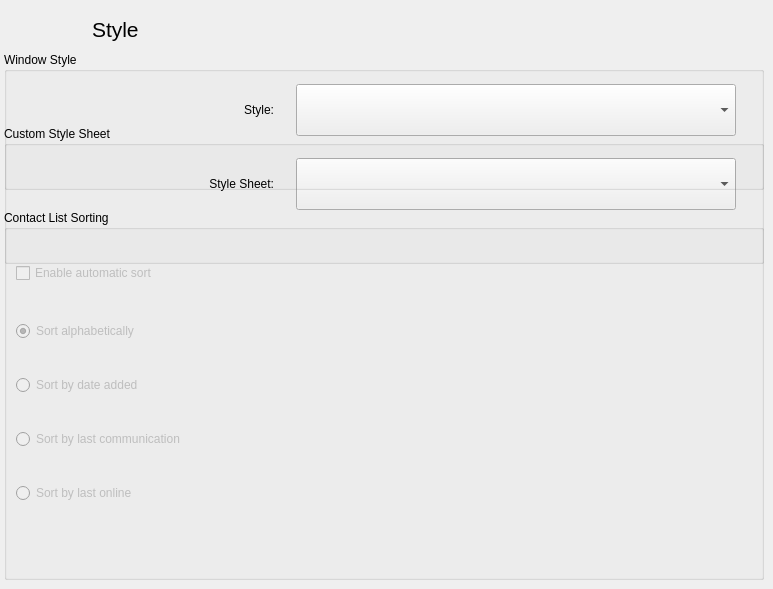
    <widget class="QWidget" name="style_Page">

     <widget class="QGroupBox" name="CustomStyle">

      <property name="geometry">

       <rect>

        <x>4</x>

        <y>126</y>

<width>760</width>
<height>138</height>
       </rect>

      </property>

      <property name="minimumSize">

       <size>

<width>760</width>
<height>138</height>
       </size>

      </property>

      <property name="maximumSize">

       <size>

<width>760</width>
<height>138</height>
       </size>

      </property>

      <property name="sizeIncrement">

       <size>

<width>0</width>
<height>0</height>
       </size>

      </property>

      <property name="title">

       <string>Custom Style Sheet</string>

      </property>

      <widget class="QWidget" name="layoutWidget">

       <property name="geometry">

        <rect>

         <x>10</x>

         <y>30</y>

<width>722</width>
<height>56</height>
        </rect>

       </property>

       <layout class="QGridLayout" name="gridLayout_24">

        <item row="0" column="0">

         <widget class="QLabel" name="label_8">

          <property name="sizePolicy">

           <sizepolicy hsizetype="Fixed" vsizetype="Fixed">

            <horstretch>0</horstretch>

            <verstretch>0</verstretch>

           </sizepolicy>

          </property>

          <property name="maximumSize">

           <size>

<width>260</width>
<height>184</height>
           </size>

          </property>

          <property name="baseSize">

           <size>

<width>240</width>
<height>184</height>
           </size>

          </property>

          <property name="text">

           <string>Style Sheet:</string>

          </property>

          <property name="alignment">

           <set>Qt::AlignRight|Qt::AlignTrailing|Qt::AlignVCenter</set>

          </property>

         </widget>

        </item>

        <item row="0" column="1" alignment="Qt::AlignRight">

         <widget class="QComboBox" name="styleSheetCombo">

          <property name="enabled">

           <bool>true</bool>

          </property>

          <property name="minimumSize">

           <size>

<width>440</width>
<height>52</height>
           </size>

          </property>

          <property name="maximumSize">

           <size>

<width>440</width>
<height>52</height>
           </size>

          </property>

          <property name="font">

           <font>

            <pointsize>9</pointsize>

            <weight>50</weight>

            <bold>false</bold>

           </font>

          </property>

          <property name="autoFillBackground">

           <bool>false</bool>

          </property>

          <property name="iconSize">

           <size>

<width>400</width>
<height>184</height>
           </size>

          </property>

          <property name="frame">

           <bool>true</bool>

          </property>

         </widget>

        </item>

       </layout>

      </widget>

     </widget>

     <widget class="QGroupBox" name="WindowStyle">

      <property name="geometry">

       <rect>

        <x>4</x>

        <y>52</y>

<width>760</width>
<height>138</height>
       </rect>

      </property>

      <property name="minimumSize">

       <size>

<width>760</width>
<height>138</height>
       </size>

      </property>

      <property name="maximumSize">

       <size>

<width>760</width>
<height>138</height>
       </size>

      </property>

      <property name="title">

       <string>Window Style</string>

      </property>

      <widget class="QWidget" name="layoutWidget">

       <property name="geometry">

        <rect>

         <x>10</x>

         <y>30</y>

<width>722</width>
<height>56</height>
        </rect>

       </property>

       <layout class="QGridLayout" name="gridLayout_25">

        <item row="0" column="0">

         <widget class="QLabel" name="label_7">

          <property name="sizePolicy">

           <sizepolicy hsizetype="Fixed" vsizetype="Fixed">

            <horstretch>0</horstretch>

            <verstretch>0</verstretch>

           </sizepolicy>

          </property>

          <property name="maximumSize">

           <size>

<width>260</width>
<height>184</height>
           </size>

          </property>

          <property name="baseSize">

           <size>

<width>240</width>
<height>184</height>
           </size>

          </property>

          <property name="text">

           <string>Style:</string>

          </property>

          <property name="alignment">

           <set>Qt::AlignRight|Qt::AlignTrailing|Qt::AlignVCenter</set>

          </property>

         </widget>

        </item>

        <item row="0" column="1" alignment="Qt::AlignRight">

         <widget class="QComboBox" name="styleCombo">

          <property name="enabled">

           <bool>true</bool>

          </property>

          <property name="sizePolicy">

           <sizepolicy hsizetype="Fixed" vsizetype="Fixed">

            <horstretch>0</horstretch>

            <verstretch>0</verstretch>

           </sizepolicy>

          </property>

          <property name="minimumSize">

           <size>

<width>440</width>
<height>52</height>
           </size>

          </property>

          <property name="maximumSize">

           <size>

<width>440</width>
<height>52</height>
           </size>

          </property>

          <property name="baseSize">

           <size>

<width>400</width>
<height>184</height>
           </size>

          </property>

          <property name="frame">

           <bool>true</bool>

          </property>

         </widget>

        </item>

       </layout>

      </widget>

     </widget>

     <widget class="QWidget" name="layoutWidget_17">

      <property name="geometry">

       <rect>

        <x>4</x>

        <y>0</y>

<width>172</width>
<height>60</height>
       </rect>

      </property>

      <layout class="QGridLayout" name="Style">

       <property name="horizontalSpacing">

        <number>3</number>

       </property>

       <item row="0" column="1" alignment="Qt::AlignLeft">

        <widget class="QLabel" name="label_30">

         <property name="minimumSize">

          <size>

<width>0</width>
<height>56</height>
          </size>

         </property>

         <property name="maximumSize">

          <size>

<width>33554430</width>
<height>56</height>
          </size>

         </property>

         <property name="font">

          <font>

           <pointsize>16</pointsize>

           <weight>75</weight>

           <bold>true</bold>

          </font>

         </property>

         <property name="text">

          <string>&lt;!DOCTYPE HTML PUBLIC &quot;-//W3C//DTD HTML 4.0//EN&quot; &quot;http://www.w3.org/TR/REC-html40/strict.dtd&quot;&gt;

&lt;html&gt;&lt;head&gt;&lt;meta name=&quot;qrichtext&quot; content=&quot;1&quot; /&gt;&lt;style type=&quot;text/css&quot;&gt;

p, li { white-space: pre-wrap; }

&lt;/style&gt;&lt;/head&gt;&lt;body style=&quot; font-family:'Open Sans Semi-Bold'; font-size:16pt; font-weight:600; font-style:normal;&quot;&gt;

&lt;p style=&quot; margin-top:12px; margin-bottom:12px; margin-left:0px; margin-right:0px; -qt-block-indent:0; text-indent:0px;&quot;&gt;&lt;span style=&quot; font-family:'Sans Serif'; font-weight:400;&quot;&gt;Style&lt;/span&gt;&lt;/p&gt;&lt;/body&gt;&lt;/html&gt;</string>

         </property>

        </widget>

       </item>

       <item row="0" column="0" alignment="Qt::AlignLeft|Qt::AlignVCenter">

        <widget class="QLabel" name="label_29">

         <property name="minimumSize">

          <size>

<width>56</width>
<height>56</height>
          </size>

         </property>

         <property name="maximumSize">

          <size>

<width>56</width>
<height>56</height>
          </size>

         </property>

         <property name="sizeIncrement">

          <size>

<width>0</width>
<height>0</height>
          </size>

         </property>

         <property name="baseSize">

          <size>

<width>56</width>
<height>56</height>
          </size>

         </property>

         <property name="pixmap">

          <pixmap resource="resourcen.qrc">:/icons/theme.svg</pixmap>

         </property>

         <property name="scaledContents">

          <bool>true</bool>

         </property>

        </widget>

       </item>

      </layout>

     </widget>

     <widget class="QGroupBox" name="ContactSort">

      <property name="geometry">

       <rect>

        <x>4</x>

        <y>210</y>

<width>760</width>
<height>370</height>
       </rect>

      </property>

      <property name="title">

       <string>Contact List Sorting</string>

      </property>

      <widget class="QWidget" name="layoutWidget">

       <property name="geometry">

        <rect>

         <x>12</x>

         <y>31</y>

<width>386</width>
<height>284</height>
        </rect>

       </property>

       <layout class="QGridLayout" name="gridLayout_3">

        <item row="0" column="0">

         <widget class="QCheckBox" name="checkBox_5">

          <property name="enabled">

           <bool>false</bool>

          </property>

          <property name="minimumSize">

           <size>

<width>0</width>
<height>48</height>
           </size>

          </property>

          <property name="maximumSize">

           <size>

<width>33554430</width>
<height>48</height>
           </size>

          </property>

          <property name="text">

           <string>Enable automatic sort</string>

          </property>

          <property name="checked">

           <bool>false</bool>

          </property>

         </widget>

        </item>

        <item row="1" column="0">

         <widget class="QRadioButton" name="radioButton_2">

          <property name="enabled">

           <bool>false</bool>

          </property>

          <property name="minimumSize">

           <size>

<width>0</width>
<height>40</height>
           </size>

          </property>

          <property name="maximumSize">

           <size>

<width>33554430</width>
<height>40</height>
           </size>

          </property>

          <property name="text">

           <string>Sort alphabetically</string>

          </property>

          <property name="checked">

           <bool>true</bool>

          </property>

         </widget>

        </item>

        <item row="2" column="0">

         <widget class="QRadioButton" name="radioButton_3">

          <property name="enabled">

           <bool>false</bool>

          </property>

          <property name="minimumSize">

           <size>

<width>0</width>
<height>40</height>
           </size>

          </property>

          <property name="maximumSize">

           <size>

<width>33554430</width>
<height>40</height>
           </size>

          </property>

          <property name="text">

           <string>Sort by date added</string>

          </property>

          <property name="checked">

           <bool>false</bool>

          </property>

         </widget>

        </item>

        <item row="3" column="0">

         <widget class="QRadioButton" name="radioButton_4">

          <property name="enabled">

           <bool>false</bool>

          </property>

          <property name="minimumSize">

           <size>

<width>0</width>
<height>40</height>
           </size>

          </property>

          <property name="maximumSize">

           <size>

<width>33554430</width>
<height>40</height>
           </size>

          </property>

          <property name="text">

           <string>Sort by last communication</string>

          </property>

          <property name="checked">

           <bool>false</bool>

          </property>

         </widget>

        </item>

        <item row="4" column="0">

         <widget class="QRadioButton" name="radioButton_5">

          <property name="enabled">

           <bool>false</bool>

          </property>

          <property name="minimumSize">

           <size>

<width>0</width>
<height>40</height>
           </size>

          </property>

          <property name="maximumSize">

           <size>

<width>33554430</width>
<height>40</height>
           </size>

          </property>

          <property name="text">

           <string>Sort by last online</string>

          </property>

          <property name="checked">

           <bool>false</bool>

          </property>

         </widget>

        </item>

       </layout>

      </widget>

     </widget>

    </widget>
